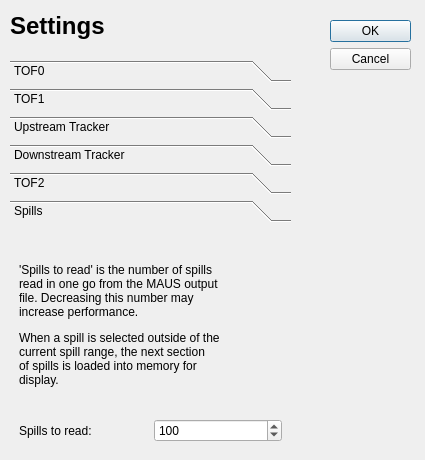
<?xml version="1.0" encoding="UTF-8"?>
<ui version="4.0">
 <class>Settings</class>
 <widget class="QDialog" name="Settings">
  <property name="geometry">
   <rect>
    <x>0</x>
    <y>0</y>
    <width>425</width>
    <height>460</height>
   </rect>
  </property>
  <property name="windowTitle">
   <string>Dialog</string>
  </property>
  <widget class="QDialogButtonBox" name="buttonBox">
   <property name="geometry">
    <rect>
     <x>330</x>
     <y>20</y>
     <width>81</width>
     <height>381</height>
    </rect>
   </property>
   <property name="orientation">
    <enum>Qt::Vertical</enum>
   </property>
   <property name="standardButtons">
    <set>QDialogButtonBox::Cancel|QDialogButtonBox::Ok</set>
   </property>
  </widget>
  <widget class="QLabel" name="label">
   <property name="geometry">
    <rect>
     <x>10</x>
     <y>10</y>
     <width>101</width>
     <height>31</height>
    </rect>
   </property>
   <property name="font">
    <font>
     <pointsize>18</pointsize>
     <weight>75</weight>
     <bold>true</bold>
    </font>
   </property>
   <property name="text">
    <string>Settings</string>
   </property>
  </widget>
  <widget class="QToolBox" name="page_settings">
   <property name="geometry">
    <rect>
     <x>10</x>
     <y>60</y>
     <width>281</width>
     <height>391</height>
    </rect>
   </property>
   <property name="currentIndex">
    <number>5</number>
   </property>
   <widget class="QWidget" name="page_TOF0">
    <property name="geometry">
     <rect>
      <x>0</x>
      <y>0</y>
      <width>281</width>
      <height>205</height>
     </rect>
    </property>
    <attribute name="label">
     <string>TOF0</string>
    </attribute>
    <layout class="QVBoxLayout" name="verticalLayout_6">
     <item>
      <widget class="QRadioButton" name="radio_tof0_offsetsFromMAUS">
       <property name="enabled">
        <bool>false</bool>
       </property>
       <property name="text">
        <string>Position from MAUS</string>
       </property>
      </widget>
     </item>
     <item>
      <widget class="QRadioButton" name="radio_tof0_customOffsets">
       <property name="text">
        <string>Custom Position</string>
       </property>
       <property name="checked">
        <bool>true</bool>
       </property>
      </widget>
     </item>
     <item>
      <layout class="QVBoxLayout" name="verticalLayout">
       <item>
        <layout class="QHBoxLayout" name="horizontalLayout">
         <item>
          <widget class="QLabel" name="label_2">
           <property name="text">
            <string>z Position:</string>
           </property>
          </widget>
         </item>
         <item>
          <spacer name="horizontalSpacer">
           <property name="orientation">
            <enum>Qt::Horizontal</enum>
           </property>
           <property name="sizeHint" stdset="0">
            <size>
             <width>40</width>
             <height>20</height>
            </size>
           </property>
          </spacer>
         </item>
         <item>
          <widget class="QDoubleSpinBox" name="tof0_zPosition">
           <property name="suffix">
            <string> mm</string>
           </property>
           <property name="maximum">
            <double>25000.000000000000000</double>
           </property>
           <property name="singleStep">
            <double>0.500000000000000</double>
           </property>
           <property name="value">
            <double>5285.659999999999854</double>
           </property>
          </widget>
         </item>
        </layout>
       </item>
       <item>
        <layout class="QHBoxLayout" name="horizontalLayout_2">
         <item>
          <widget class="QLabel" name="label_3">
           <property name="text">
            <string>x Offset:</string>
           </property>
          </widget>
         </item>
         <item>
          <spacer name="horizontalSpacer_2">
           <property name="orientation">
            <enum>Qt::Horizontal</enum>
           </property>
           <property name="sizeHint" stdset="0">
            <size>
             <width>40</width>
             <height>20</height>
            </size>
           </property>
          </spacer>
         </item>
         <item>
          <widget class="QDoubleSpinBox" name="tof0_xOffset">
           <property name="suffix">
            <string> mm</string>
           </property>
           <property name="minimum">
            <double>-500.000000000000000</double>
           </property>
           <property name="maximum">
            <double>500.000000000000000</double>
           </property>
          </widget>
         </item>
        </layout>
       </item>
       <item>
        <layout class="QHBoxLayout" name="horizontalLayout_3">
         <item>
          <widget class="QLabel" name="label_4">
           <property name="text">
            <string>y Offset:</string>
           </property>
          </widget>
         </item>
         <item>
          <spacer name="horizontalSpacer_3">
           <property name="orientation">
            <enum>Qt::Horizontal</enum>
           </property>
           <property name="sizeHint" stdset="0">
            <size>
             <width>40</width>
             <height>20</height>
            </size>
           </property>
          </spacer>
         </item>
         <item>
          <widget class="QDoubleSpinBox" name="tof0_yOffset">
           <property name="suffix">
            <string> mm</string>
           </property>
           <property name="minimum">
            <double>-500.000000000000000</double>
           </property>
           <property name="maximum">
            <double>500.000000000000000</double>
           </property>
          </widget>
         </item>
        </layout>
       </item>
      </layout>
     </item>
    </layout>
   </widget>
   <widget class="QWidget" name="page_TOF1">
    <property name="geometry">
     <rect>
      <x>0</x>
      <y>0</y>
      <width>281</width>
      <height>205</height>
     </rect>
    </property>
    <attribute name="label">
     <string>TOF1</string>
    </attribute>
    <layout class="QVBoxLayout" name="verticalLayout_7">
     <item>
      <layout class="QVBoxLayout" name="verticalLayout_2">
       <item>
        <widget class="QRadioButton" name="radio_tof1_offsetsFromMAUS">
         <property name="enabled">
          <bool>false</bool>
         </property>
         <property name="text">
          <string>Position from MAUS</string>
         </property>
        </widget>
       </item>
       <item>
        <widget class="QRadioButton" name="radio_tof1_customOffsets">
         <property name="text">
          <string>Custom Position</string>
         </property>
         <property name="checked">
          <bool>true</bool>
         </property>
        </widget>
       </item>
       <item>
        <layout class="QHBoxLayout" name="horizontalLayout_4">
         <item>
          <widget class="QLabel" name="label_5">
           <property name="text">
            <string>z Position:</string>
           </property>
          </widget>
         </item>
         <item>
          <spacer name="horizontalSpacer_4">
           <property name="orientation">
            <enum>Qt::Horizontal</enum>
           </property>
           <property name="sizeHint" stdset="0">
            <size>
             <width>40</width>
             <height>20</height>
            </size>
           </property>
          </spacer>
         </item>
         <item>
          <widget class="QDoubleSpinBox" name="tof1_zPosition">
           <property name="suffix">
            <string> mm</string>
           </property>
           <property name="maximum">
            <double>25000.000000000000000</double>
           </property>
           <property name="singleStep">
            <double>0.500000000000000</double>
           </property>
           <property name="value">
            <double>12922.000000000000000</double>
           </property>
          </widget>
         </item>
        </layout>
       </item>
       <item>
        <layout class="QHBoxLayout" name="horizontalLayout_5">
         <item>
          <widget class="QLabel" name="label_6">
           <property name="text">
            <string>x Offset:</string>
           </property>
          </widget>
         </item>
         <item>
          <spacer name="horizontalSpacer_5">
           <property name="orientation">
            <enum>Qt::Horizontal</enum>
           </property>
           <property name="sizeHint" stdset="0">
            <size>
             <width>40</width>
             <height>20</height>
            </size>
           </property>
          </spacer>
         </item>
         <item>
          <widget class="QDoubleSpinBox" name="tof1_xOffset">
           <property name="suffix">
            <string> mm</string>
           </property>
           <property name="minimum">
            <double>-500.000000000000000</double>
           </property>
           <property name="maximum">
            <double>500.000000000000000</double>
           </property>
          </widget>
         </item>
        </layout>
       </item>
       <item>
        <layout class="QHBoxLayout" name="horizontalLayout_6">
         <item>
          <widget class="QLabel" name="label_7">
           <property name="text">
            <string>y Offset:</string>
           </property>
          </widget>
         </item>
         <item>
          <spacer name="horizontalSpacer_6">
           <property name="orientation">
            <enum>Qt::Horizontal</enum>
           </property>
           <property name="sizeHint" stdset="0">
            <size>
             <width>40</width>
             <height>20</height>
            </size>
           </property>
          </spacer>
         </item>
         <item>
          <widget class="QDoubleSpinBox" name="tof1_yOffset">
           <property name="suffix">
            <string> mm</string>
           </property>
           <property name="minimum">
            <double>-500.000000000000000</double>
           </property>
           <property name="maximum">
            <double>500.000000000000000</double>
           </property>
          </widget>
         </item>
        </layout>
       </item>
      </layout>
     </item>
    </layout>
   </widget>
   <widget class="QWidget" name="page_TKU">
    <property name="geometry">
     <rect>
      <x>0</x>
      <y>0</y>
      <width>281</width>
      <height>205</height>
     </rect>
    </property>
    <attribute name="label">
     <string>Upstream Tracker</string>
    </attribute>
    <layout class="QVBoxLayout" name="verticalLayout_8">
     <item>
      <widget class="QRadioButton" name="radio_tku_offsetsFromMAUS">
       <property name="enabled">
        <bool>false</bool>
       </property>
       <property name="text">
        <string>Position from MAUS</string>
       </property>
      </widget>
     </item>
     <item>
      <widget class="QRadioButton" name="radio_tku_customOffsets">
       <property name="text">
        <string>Custom Position</string>
       </property>
       <property name="checked">
        <bool>true</bool>
       </property>
      </widget>
     </item>
     <item>
      <layout class="QVBoxLayout" name="verticalLayout_3">
       <item>
        <layout class="QHBoxLayout" name="horizontalLayout_7">
         <item>
          <widget class="QLabel" name="label_8">
           <property name="text">
            <string>z Offset:</string>
           </property>
          </widget>
         </item>
         <item>
          <spacer name="horizontalSpacer_7">
           <property name="orientation">
            <enum>Qt::Horizontal</enum>
           </property>
           <property name="sizeHint" stdset="0">
            <size>
             <width>40</width>
             <height>20</height>
            </size>
           </property>
          </spacer>
         </item>
         <item>
          <widget class="QDoubleSpinBox" name="tku_zOffset">
           <property name="suffix">
            <string> mm</string>
           </property>
           <property name="maximum">
            <double>0.000000000000000</double>
           </property>
           <property name="singleStep">
            <double>0.500000000000000</double>
           </property>
           <property name="value">
            <double>0.000000000000000</double>
           </property>
          </widget>
         </item>
        </layout>
       </item>
       <item>
        <layout class="QHBoxLayout" name="horizontalLayout_8">
         <item>
          <widget class="QLabel" name="label_9">
           <property name="text">
            <string>x Offset:</string>
           </property>
          </widget>
         </item>
         <item>
          <spacer name="horizontalSpacer_8">
           <property name="orientation">
            <enum>Qt::Horizontal</enum>
           </property>
           <property name="sizeHint" stdset="0">
            <size>
             <width>40</width>
             <height>20</height>
            </size>
           </property>
          </spacer>
         </item>
         <item>
          <widget class="QDoubleSpinBox" name="tku_xOffset">
           <property name="suffix">
            <string> mm</string>
           </property>
           <property name="minimum">
            <double>-500.000000000000000</double>
           </property>
           <property name="maximum">
            <double>500.000000000000000</double>
           </property>
          </widget>
         </item>
        </layout>
       </item>
       <item>
        <layout class="QHBoxLayout" name="horizontalLayout_9">
         <item>
          <widget class="QLabel" name="label_10">
           <property name="text">
            <string>y Offset:</string>
           </property>
          </widget>
         </item>
         <item>
          <spacer name="horizontalSpacer_9">
           <property name="orientation">
            <enum>Qt::Horizontal</enum>
           </property>
           <property name="sizeHint" stdset="0">
            <size>
             <width>40</width>
             <height>20</height>
            </size>
           </property>
          </spacer>
         </item>
         <item>
          <widget class="QDoubleSpinBox" name="tku_yOffset">
           <property name="suffix">
            <string> mm</string>
           </property>
           <property name="minimum">
            <double>-500.000000000000000</double>
           </property>
           <property name="maximum">
            <double>500.000000000000000</double>
           </property>
          </widget>
         </item>
        </layout>
       </item>
      </layout>
     </item>
    </layout>
   </widget>
   <widget class="QWidget" name="page_TKD">
    <property name="geometry">
     <rect>
      <x>0</x>
      <y>0</y>
      <width>281</width>
      <height>205</height>
     </rect>
    </property>
    <attribute name="label">
     <string>Downstream Tracker</string>
    </attribute>
    <layout class="QVBoxLayout" name="verticalLayout_9">
     <item>
      <widget class="QRadioButton" name="radio_tkd_offsetsFromMAUS">
       <property name="enabled">
        <bool>false</bool>
       </property>
       <property name="text">
        <string>Position from MAUS</string>
       </property>
      </widget>
     </item>
     <item>
      <layout class="QVBoxLayout" name="verticalLayout_4">
       <item>
        <widget class="QRadioButton" name="radio_tkd_customOffsets">
         <property name="text">
          <string>Custom Position</string>
         </property>
         <property name="checked">
          <bool>true</bool>
         </property>
        </widget>
       </item>
       <item>
        <layout class="QHBoxLayout" name="horizontalLayout_10">
         <item>
          <widget class="QLabel" name="label_11">
           <property name="text">
            <string>z Offset:</string>
           </property>
          </widget>
         </item>
         <item>
          <spacer name="horizontalSpacer_10">
           <property name="orientation">
            <enum>Qt::Horizontal</enum>
           </property>
           <property name="sizeHint" stdset="0">
            <size>
             <width>40</width>
             <height>20</height>
            </size>
           </property>
          </spacer>
         </item>
         <item>
          <widget class="QDoubleSpinBox" name="tkd_zOffset">
           <property name="suffix">
            <string> mm</string>
           </property>
           <property name="maximum">
            <double>25000.000000000000000</double>
           </property>
           <property name="singleStep">
            <double>0.500000000000000</double>
           </property>
           <property name="value">
            <double>0.000000000000000</double>
           </property>
          </widget>
         </item>
        </layout>
       </item>
       <item>
        <layout class="QHBoxLayout" name="horizontalLayout_11">
         <item>
          <widget class="QLabel" name="label_12">
           <property name="text">
            <string>x Offset:</string>
           </property>
          </widget>
         </item>
         <item>
          <spacer name="horizontalSpacer_11">
           <property name="orientation">
            <enum>Qt::Horizontal</enum>
           </property>
           <property name="sizeHint" stdset="0">
            <size>
             <width>40</width>
             <height>20</height>
            </size>
           </property>
          </spacer>
         </item>
         <item>
          <widget class="QDoubleSpinBox" name="tkd_xOffset">
           <property name="suffix">
            <string> mm</string>
           </property>
           <property name="minimum">
            <double>-500.000000000000000</double>
           </property>
           <property name="maximum">
            <double>500.000000000000000</double>
           </property>
          </widget>
         </item>
        </layout>
       </item>
       <item>
        <layout class="QHBoxLayout" name="horizontalLayout_12">
         <item>
          <widget class="QLabel" name="label_13">
           <property name="text">
            <string>y Offset:</string>
           </property>
          </widget>
         </item>
         <item>
          <spacer name="horizontalSpacer_12">
           <property name="orientation">
            <enum>Qt::Horizontal</enum>
           </property>
           <property name="sizeHint" stdset="0">
            <size>
             <width>40</width>
             <height>20</height>
            </size>
           </property>
          </spacer>
         </item>
         <item>
          <widget class="QDoubleSpinBox" name="tkd_yOffset">
           <property name="suffix">
            <string> mm</string>
           </property>
           <property name="minimum">
            <double>-500.000000000000000</double>
           </property>
           <property name="maximum">
            <double>500.000000000000000</double>
           </property>
          </widget>
         </item>
        </layout>
       </item>
      </layout>
     </item>
    </layout>
   </widget>
   <widget class="QWidget" name="page_TOF2">
    <property name="geometry">
     <rect>
      <x>0</x>
      <y>0</y>
      <width>281</width>
      <height>205</height>
     </rect>
    </property>
    <attribute name="label">
     <string>TOF2</string>
    </attribute>
    <layout class="QVBoxLayout" name="verticalLayout_10">
     <item>
      <widget class="QRadioButton" name="radio_tof2_offsetsFromMAUS">
       <property name="enabled">
        <bool>false</bool>
       </property>
       <property name="text">
        <string>Position from MAUS</string>
       </property>
      </widget>
     </item>
     <item>
      <layout class="QVBoxLayout" name="verticalLayout_5">
       <item>
        <widget class="QRadioButton" name="radio_tof2_customOffsets">
         <property name="text">
          <string>Custom Position</string>
         </property>
         <property name="checked">
          <bool>true</bool>
         </property>
        </widget>
       </item>
       <item>
        <layout class="QHBoxLayout" name="horizontalLayout_13">
         <item>
          <widget class="QLabel" name="label_14">
           <property name="text">
            <string>z Position:</string>
           </property>
          </widget>
         </item>
         <item>
          <spacer name="horizontalSpacer_13">
           <property name="orientation">
            <enum>Qt::Horizontal</enum>
           </property>
           <property name="sizeHint" stdset="0">
            <size>
             <width>40</width>
             <height>20</height>
            </size>
           </property>
          </spacer>
         </item>
         <item>
          <widget class="QDoubleSpinBox" name="tof2_zPosition">
           <property name="suffix">
            <string> mm</string>
           </property>
           <property name="maximum">
            <double>25000.000000000000000</double>
           </property>
           <property name="singleStep">
            <double>0.500000000000000</double>
           </property>
           <property name="value">
            <double>21127.270000000000437</double>
           </property>
          </widget>
         </item>
        </layout>
       </item>
       <item>
        <layout class="QHBoxLayout" name="horizontalLayout_14">
         <item>
          <widget class="QLabel" name="label_15">
           <property name="text">
            <string>x Offset:</string>
           </property>
          </widget>
         </item>
         <item>
          <spacer name="horizontalSpacer_14">
           <property name="orientation">
            <enum>Qt::Horizontal</enum>
           </property>
           <property name="sizeHint" stdset="0">
            <size>
             <width>40</width>
             <height>20</height>
            </size>
           </property>
          </spacer>
         </item>
         <item>
          <widget class="QDoubleSpinBox" name="tof2_xOffset">
           <property name="suffix">
            <string> mm</string>
           </property>
           <property name="minimum">
            <double>-500.000000000000000</double>
           </property>
           <property name="maximum">
            <double>500.000000000000000</double>
           </property>
          </widget>
         </item>
        </layout>
       </item>
       <item>
        <layout class="QHBoxLayout" name="horizontalLayout_15">
         <item>
          <widget class="QLabel" name="label_16">
           <property name="text">
            <string>y Offset:</string>
           </property>
          </widget>
         </item>
         <item>
          <spacer name="horizontalSpacer_15">
           <property name="orientation">
            <enum>Qt::Horizontal</enum>
           </property>
           <property name="sizeHint" stdset="0">
            <size>
             <width>40</width>
             <height>20</height>
            </size>
           </property>
          </spacer>
         </item>
         <item>
          <widget class="QDoubleSpinBox" name="tof2_yOffset">
           <property name="suffix">
            <string> mm</string>
           </property>
           <property name="minimum">
            <double>-500.000000000000000</double>
           </property>
           <property name="maximum">
            <double>500.000000000000000</double>
           </property>
          </widget>
         </item>
        </layout>
       </item>
      </layout>
     </item>
    </layout>
   </widget>
   <widget class="QWidget" name="page_general">
    <attribute name="label">
     <string>Spills</string>
    </attribute>
    <layout class="QVBoxLayout" name="verticalLayout_11">
     <item>
      <widget class="QLabel" name="label_17">
       <property name="text">
        <string>&lt;html&gt;&lt;head/&gt;&lt;body&gt;&lt;p align=&quot;justify&quot;&gt;'Spills to read' is the number of spills &lt;br/&gt;read in one go from the MAUS output&lt;br/&gt;file. Decreasing this number may &lt;br/&gt;increase performance.&lt;/p&gt;&lt;p align=&quot;justify&quot;&gt;When a spill is selected outside of the&lt;br/&gt;current spill range, the next section &lt;br/&gt;of spills is loaded into memory for&lt;br/&gt;display.&lt;/p&gt;&lt;/body&gt;&lt;/html&gt;</string>
       </property>
      </widget>
     </item>
     <item>
      <layout class="QHBoxLayout" name="horizontalLayout_16">
       <item>
        <widget class="QLabel" name="label_18">
         <property name="text">
          <string>Spills to read:</string>
         </property>
        </widget>
       </item>
       <item>
        <widget class="QSpinBox" name="int_spillChunkSize">
         <property name="maximum">
          <number>10000</number>
         </property>
         <property name="value">
          <number>100</number>
         </property>
        </widget>
       </item>
      </layout>
     </item>
    </layout>
   </widget>
  </widget>
 </widget>
 <resources/>
 <connections>
  <connection>
   <sender>buttonBox</sender>
   <signal>accepted()</signal>
   <receiver>Settings</receiver>
   <slot>accept()</slot>
   <hints>
    <hint type="sourcelabel">
     <x>248</x>
     <y>254</y>
    </hint>
    <hint type="destinationlabel">
     <x>157</x>
     <y>274</y>
    </hint>
   </hints>
  </connection>
  <connection>
   <sender>buttonBox</sender>
   <signal>rejected()</signal>
   <receiver>Settings</receiver>
   <slot>reject()</slot>
   <hints>
    <hint type="sourcelabel">
     <x>316</x>
     <y>260</y>
    </hint>
    <hint type="destinationlabel">
     <x>286</x>
     <y>274</y>
    </hint>
   </hints>
  </connection>
 </connections>
</ui>
